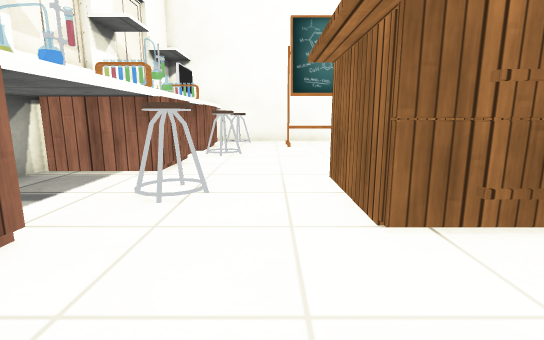
view 1 (above)

12 first-person views from a walk through a Unity game level. The camera is 0.64 m above the floor, tilts 10° down and sees 85° across. The floor is counted in squares, 0.5 m on a side. Each view is taken from the middle of a square. On the plan, view 1 faces up. The plan holds only what a view shows up to about 13 squares ahead; the rest is blank. Door leaves are left out, so doorways stand open. Some surface patterns are stand-ins.

view 2
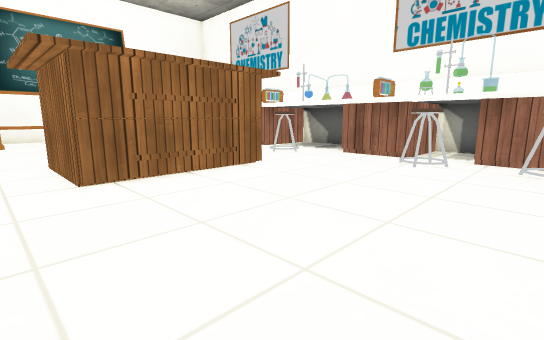

view 3
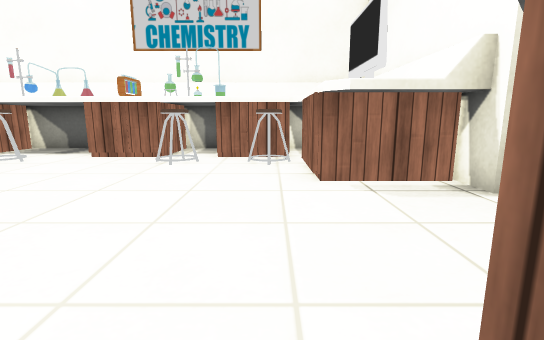

view 4
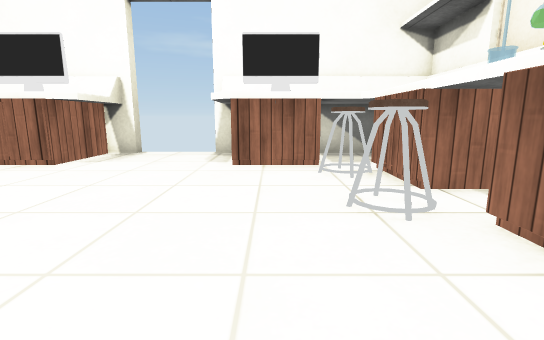

view 5
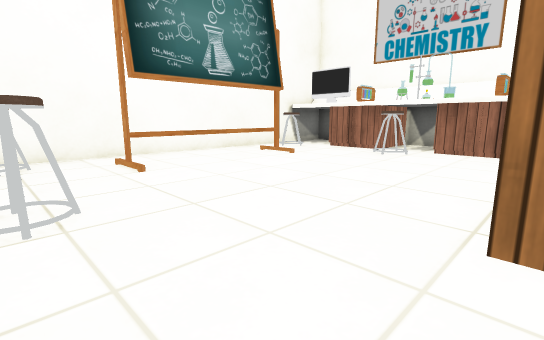

view 6
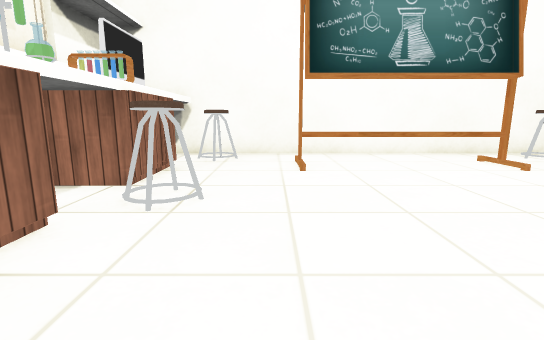

view 7
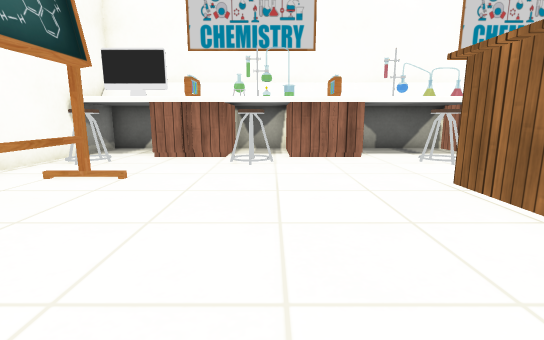

view 8
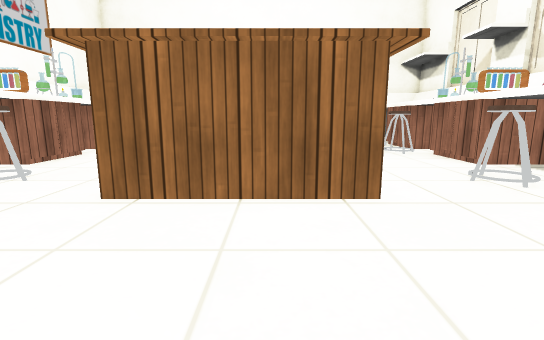

view 9
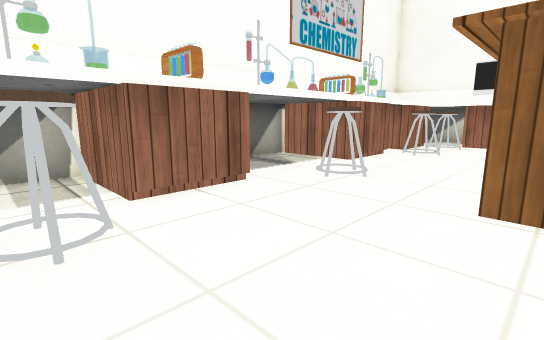

view 10
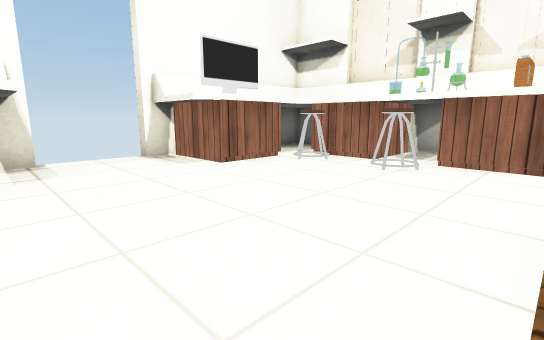

view 11
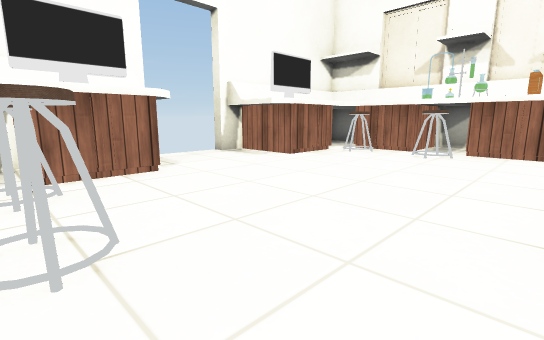

view 12
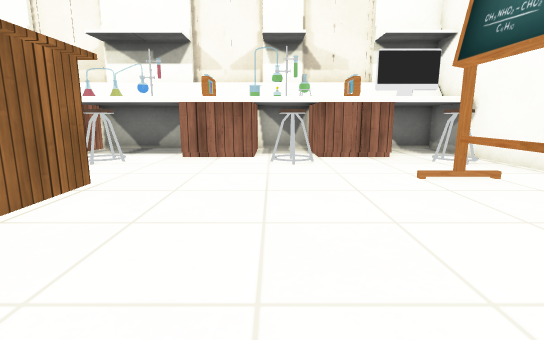

### Floor plan
Key: @ floor where view 1 was taken; # wall or solid block; . floor; D open door; ^ raised ledge; C chair; T table; H thing the floor can be seen under or through; R drawers.
Columns run from 5 left of view 1 to 12 right of it. Each row starts with its distance up from view 1.
 17   ##############
 16   #C..........C#
 15   #CC........CC#
 14   #...HHHHHH...#
 13   #............#
 12   #............#
 11   #CC........CC#
 10   #C..........C#
  9   #............#
  8   #............#
  7   #............#
  6   #...TTTTTT...#
  5   #CC.T    T.CC#
  4   #...T    T...#
  3   #....TTTT....#
  2   #............#
  1   #............#
  0   #CC@.......CC#
 -1 ###C..........C##
 -2 R R............R R
 -3 R RCC........CCR R
 -4   ^^###....###^^
 -5       ##..## #
 -6  ###  ##..## #
 -7        DDDD

Where each view was taken, in squares from view 1:
view 1: 0 up, 0 right, facing up
view 2: 3 down, 0 right, facing up-right
view 3: 3 down, 0 right, facing right
view 4: 4 up, 0 right, facing down
view 5: 6 up, 2 left, facing up-right
view 6: 6 up, 0 right, facing up
view 7: 10 up, 0 right, facing right
view 8: 11 up, 3 right, facing down
view 9: 11 up, 5 right, facing down-right
view 10: 3 up, 6 right, facing down-left
view 11: 3 up, 9 right, facing down-left
view 12: 10 up, 7 right, facing left
